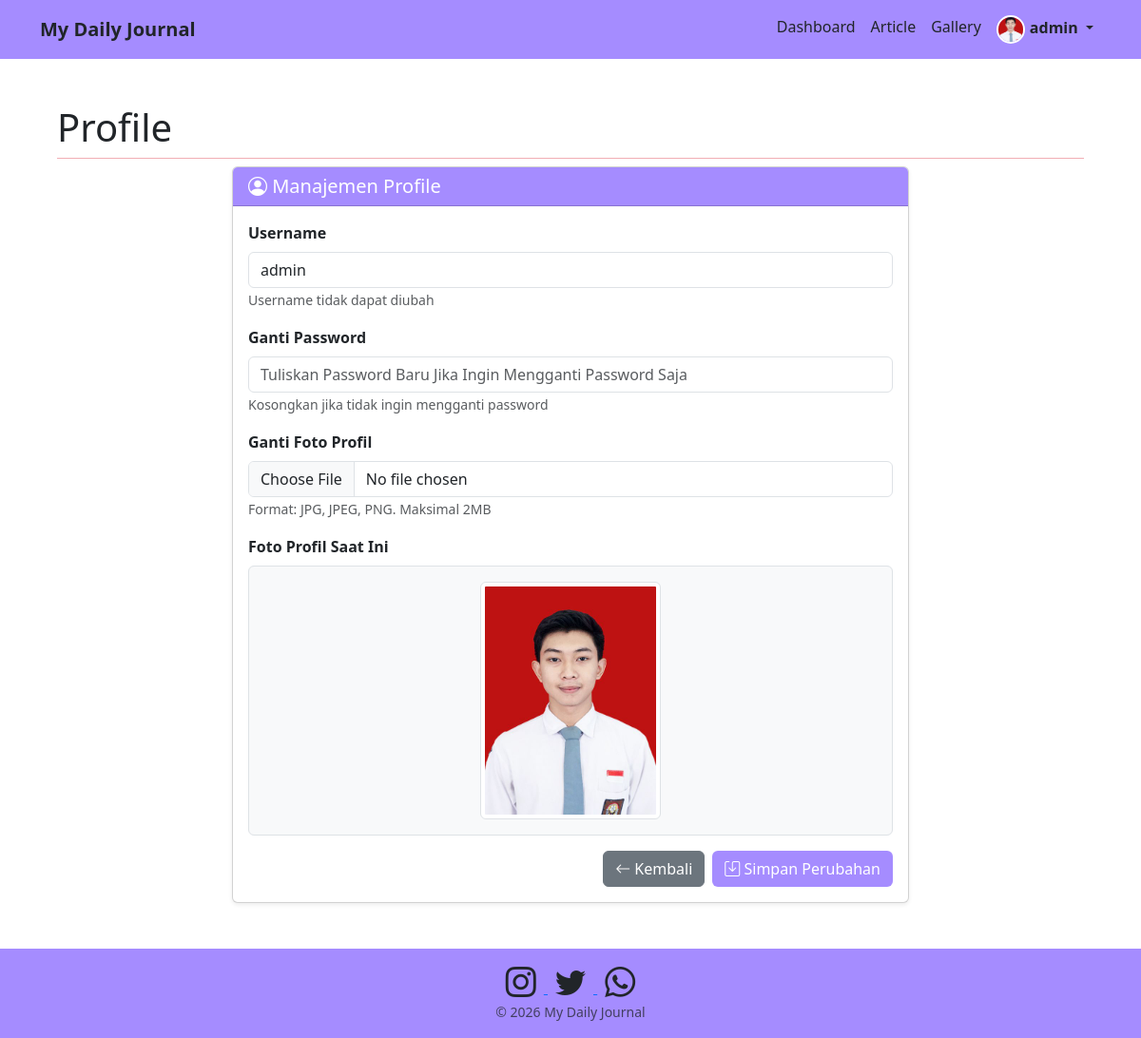
/admin.php?page=profile (signed in), run on the app's committed database.
### tables this page shows
CREATE TABLE `user` (
  `id` int(11) NOT NULL,
  `username` varchar(50) NOT NULL,
  `password` text NOT NULL,
  `foto` text NOT NULL
);

### admin.php (the view, shortened to what this page needs)
<?php
include "koneksi.php";
$username = $_SESSION['username'];
$stmt = $conn->prepare("SELECT foto FROM user WHERE username = ?");
$stmt->bind_param("s", $username);
$stmt->execute();
$result = $stmt->get_result();
$user_data = $result->fetch_assoc();
$foto_profil = $user_data['foto'] ?? '';
$page = $_GET['page'] ?? 'dashboard';
?>
<!doctype html>
<html lang="en">
<head>
  <link href="https://cdn.jsdelivr.net/npm/bootstrap@5.3.8/dist/css/bootstrap.min.css" rel="stylesheet"
>
  <link rel="stylesheet" href="https://cdn.jsdelivr.net/npm/bootstrap-icons@1.11.1/font/bootstrap-icons.css" />
</head>
<body>
  <nav class="navbar navbar-expand-sm bg-body-tertiary sticky-top" style="background-color:#a58cff !important;">
    <div class="container">
      <a class="navbar-brand fw-semibold text-dark" target="_blank" href="index.php">My Daily Journal</a>
      <div class="collapse navbar-collapse" id="navbarSupportedContent">
        <ul class="navbar-nav ms-auto mb-2 mb-lg-0 text-dark">
          <li class="nav-item">
            <a class="nav-link <?= ($page === 'dashboard') ? 'fw-bold text-dark' : 'text-dark' ?>"
               href="admin.php?page=dashboard">
              Dashboard
            </a>
          </li>
          <li class="nav-item">
            <a class="nav-link <?= ($page === 'article') ? 'fw-bold text-dark' : 'text-dark' ?>"
               href="admin.php?page=article">
              Article
            </a>
          </li>
          <li class="nav-item">
            <a class="nav-link <?= ($page === 'gallery') ? 'fw-bold text-dark' : 'text-dark' ?>"
               href="admin.php?page=gallery">
              Gallery
            </a>
          </li>
          <li class="nav-item dropdown">
            <a class="nav-link dropdown-toggle text-dark fw-bold" href="#" role="button"
               data-bs-toggle="dropdown" aria-expanded="false">
              <?php
              if (!empty($foto_profil) && file_exists('img/' . $foto_profil)) {
                  echo '<img src="img/' . htmlspecialchars($foto_profil) . '" alt="Avatar" class="user-avatar">';
              } else {
                  echo '<i class="bi bi-person-circle"></i> ';
              }
              echo htmlspecialchars($_SESSION['username']);
              ?>
            </a>
          </li>
        </ul>
      </div>
    </div>
  </nav>
  <section id="content" class="p-5">
    <div class="container">
      <?php
      if (isset($_GET['page'])) {
          $page = $_GET['page'];
      } else {
          $page = "dashboard";
      }
      $page_title = ucfirst($page);
      echo '<h4 class="lead display-6 pb-2 border-bottom border-danger-subtle">' . $page_title . '</h4>';
      if (file_exists($page . ".php")) {
          include($page . ".php");
      } else {
          echo '<div class="alert alert-danger mt-3">';
          echo '<i class="bi bi-exclamation-triangle"></i> Halaman tidak ditemukan!';
          echo '</div>';
      }
      ?>
  </section>
  <footer class="text-center p-3" style="background-color:#a58cff !important;">
    <div>
      <a href="https://www.instagram.com/udinusofficial" target="_blank" rel="noopener">
        <i class="bi bi-instagram h2 p-2 text-dark"></i>
      </a>
      <a href="https://twitter.com/udinusofficial" target="_blank" rel="noopener">
        <i class="bi bi-twitter h2 p-2 text-dark"></i>
      </a>
      <a href="https://wa.me/+62812685577" target="_blank" rel="noopener">
        <i class="bi bi-whatsapp h2 p-2 text-dark"></i>
      </a>
    </div>
    <small class="text-muted">© 2026 My Daily Journal</small>
  </footer>
</body>
</html>

### profile.php (shortened to what this page needs)
<?php
$username = $_SESSION['username'];
$stmt = $conn->prepare("SELECT * FROM user WHERE username = ?");
$stmt->bind_param("s", $username);
$stmt->execute();
$result = $stmt->get_result();
$data_user = $result->fetch_assoc();
?>
<div class="row justify-content-center">
    <div class="col-md-8">
        <div class="card shadow-sm">
            <div class="card-header text-white" style="background-color:#a58cff;">
                <h5 class="mb-0"><i class="bi bi-person-circle"></i> Manajemen Profile</h5>
            </div>
            <div class="card-body">
                <form method="post" action="" enctype="multipart/form-data">
                    <div class="mb-3">
                        <label for="username" class="form-label fw-bold">Username</label>
                        <input type="text" class="form-control" id="username" name="username"
                               value="<?= htmlspecialchars($data_user['username']) ?>" readonly>
                        <small class="text-muted">Username tidak dapat diubah</small>
                    </div>
                    <div class="mb-3">
                        <label for="password_baru" class="form-label fw-bold">Ganti Password</label>
                        <input type="password" class="form-control" id="password_baru"
                               name="password_baru"
                               placeholder="Tuliskan Password Baru Jika Ingin Mengganti Password Saja">
                        <small class="text-muted">Kosongkan jika tidak ingin mengganti password</small>
                    </div>
                    <div class="mb-3">
                        <label for="foto" class="form-label fw-bold">Ganti Foto Profil</label>
                        <input type="file" class="form-control" id="foto" name="foto" accept="image/*">
                        <small class="text-muted">Format: JPG, JPEG, PNG. Maksimal 2MB</small>
                    </div>
                    <div class="mb-3">
                        <label class="form-label fw-bold">Foto Profil Saat Ini</label>
                        <div class="border rounded p-3 text-center bg-light">
                            <?php
                            if (!empty($data_user['foto']) && file_exists('img/' . $data_user['foto'])) {
                                echo '<img src="img/' . htmlspecialchars($data_user['foto']) . '" class="img-thumbnail" style="max-width: 250px; max-height: 250px;" alt="Foto Profil">';
                            } else {
                                echo '<div class="text-muted py-4">';
                                echo '<i class="bi bi-person-circle" style="font-size: 5rem;"></i>';
                                echo '<p class="mt-2">Belum ada foto profil</p>';
                                echo '</div>';
                            }
                            ?>
                        </div>
                    </div>
                    <div class="d-grid gap-2 d-md-flex justify-content-md-end">
                        <a href="admin.php?page=dashboard" class="btn btn-secondary">
                            <i class="bi bi-arrow-left"></i> Kembali
                        </a>
                        <button type="submit" name="simpan" class="btn text-white" style="background-color:#a58cff;">
                            <i class="bi bi-save"></i> Simpan Perubahan
                        </button>
                    </div>
                </form>
            </div>
        </div>
        </div>
    </div>
</div>

### admin.php (style rules this page uses)
body { min-height: 100vh; display: flex; flex-direction: column; }
#content { flex: 1; }
.user-avatar { width: 30px; height: 30px; border-radius: 50%; object-fit: cover; margin-right: 5px; border: 2px solid #fff; }

### data on the page
user: foto (picture), username "admin"

### other printed values
$_SESSION['username'] "admin"
$page_title "Profile"
